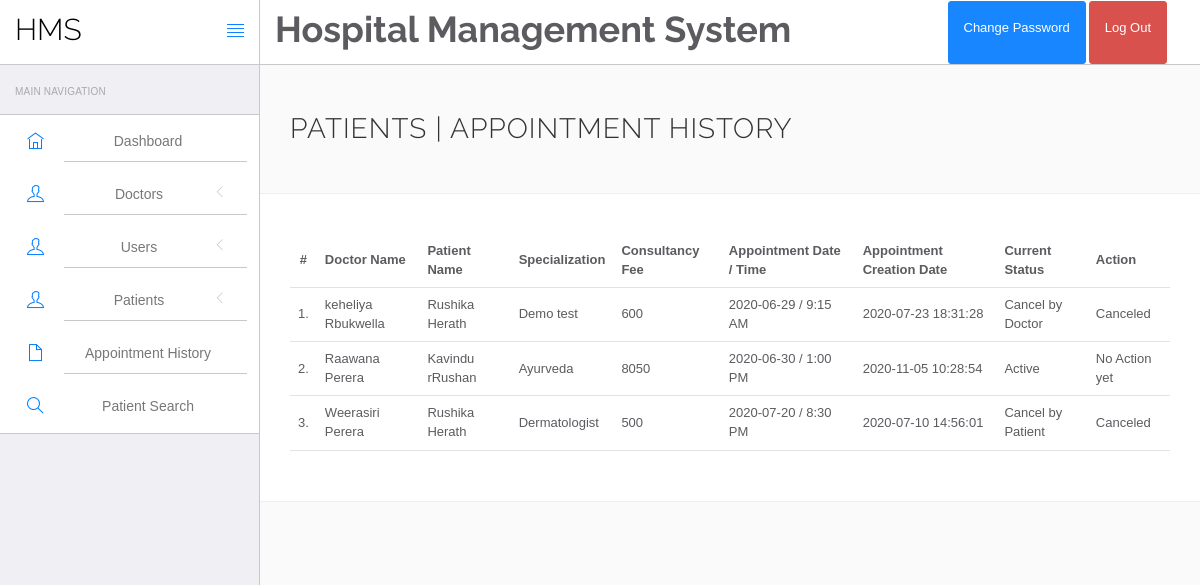
The page /hospital/hms/admin/appointment-history.php (signed in) on the database its author committed.
### tables this page shows
CREATE TABLE `appointment` (
  `id` int(11) NOT NULL,
  `doctorSpecialization` varchar(255) DEFAULT NULL,
  `doctorId` int(11) DEFAULT NULL,
  `userId` int(11) DEFAULT NULL,
  `consultancyFees` int(11) DEFAULT NULL,
  `appointmentDate` varchar(255) DEFAULT NULL,
  `appointmentTime` varchar(255) DEFAULT NULL,
  `postingDate` timestamp NULL DEFAULT current_timestamp(),
  `userStatus` int(11) DEFAULT NULL,
  `doctorStatus` int(11) DEFAULT NULL,
  `updationDate` timestamp NULL DEFAULT NULL ON UPDATE current_timestamp()
);

CREATE TABLE `doctors` (
  `id` int(11) NOT NULL,
  `specilization` varchar(255) DEFAULT NULL,
  `doctorName` varchar(255) DEFAULT NULL,
  `address` longtext DEFAULT NULL,
  `docFees` varchar(255) DEFAULT NULL,
  `contactno` bigint(11) DEFAULT NULL,
  `docEmail` varchar(255) DEFAULT NULL,
  `password` varchar(255) DEFAULT NULL,
  `creationDate` timestamp NULL DEFAULT current_timestamp(),
  `updationDate` timestamp NULL DEFAULT NULL ON UPDATE current_timestamp()
);

CREATE TABLE `users` (
  `id` int(11) NOT NULL,
  `fullName` varchar(255) DEFAULT NULL,
  `address` longtext DEFAULT NULL,
  `city` varchar(255) DEFAULT NULL,
  `gender` varchar(255) DEFAULT NULL,
  `email` varchar(255) DEFAULT NULL,
  `password` varchar(255) DEFAULT NULL,
  `regDate` timestamp NULL DEFAULT current_timestamp(),
  `updationDate` timestamp NULL DEFAULT NULL ON UPDATE current_timestamp()
);

### hospital/hms/admin/appointment-history.php (the view, shortened to what this page needs)
<?php
include('include/config.php');
?>
<!DOCTYPE html>
<html lang="en">
<head>
    <link rel="stylesheet" href="vendor/bootstrap/css/bootstrap.min.css">
    <link rel="stylesheet" href="vendor/fontawesome/css/font-awesome.min.css">
    <link rel="stylesheet" href="vendor/themify-icons/themify-icons.min.css">
    <link href="vendor/animate.css/animate.min.css" rel="stylesheet" media="screen">
    <link href="vendor/perfect-scrollbar/perfect-scrollbar.min.css" rel="stylesheet" media="screen">
    <link href="vendor/switchery/switchery.min.css" rel="stylesheet" media="screen">
    <link href="vendor/bootstrap-touchspin/jquery.bootstrap-touchspin.min.css" rel="stylesheet" media="screen">
    <link href="vendor/select2/select2.min.css" rel="stylesheet" media="screen">
    <link href="vendor/bootstrap-datepicker/bootstrap-datepicker3.standalone.min.css" rel="stylesheet" media="screen">
    <link href="vendor/bootstrap-timepicker/bootstrap-timepicker.min.css" rel="stylesheet" media="screen">
    <link rel="stylesheet" href="assets/css/styles.css">
    <link rel="stylesheet" href="assets/css/plugins.css">
    <link rel="stylesheet" href="assets/css/themes/theme-1.css" id="skin_color" />
</head>
<body>
    <div id="app">
        <?php include('include/sidebar.php');?>
        <div class="app-content">
            <?php include('include/header.php');?>
            <div class="main-content">
                <div class="wrap-content container" id="container">
                    <section id="page-title">
                        <div class="row">
                            <div class="col-sm-8">
                                <h1 class="mainTitle">Patients | Appointment History</h1>
                            </div>
                        </div>
                    </section>
                    <div class="container-fluid container-fullw bg-white">
                        <div class="row">
                            <div class="col-md-12">
                                <table class="table table-hover" id="sample-table-1">
                                    <thead>
                                        <tr>
                                            <th class="center">#</th>
                                            <th class="hidden-xs">Doctor Name</th>
                                            <th>Patient Name</th>
                                            <th>Specialization</th>
                                            <th>Consultancy Fee</th>
                                            <th>Appointment Date / Time </th>
                                            <th>Appointment Creation Date </th>
                                            <th>Current Status</th>
                                            <th>Action</th>
                                        </tr>
                                    </thead>
                                    <tbody>
                                        <?php
$sql=mysqli_query($con,"select doctors.doctorName as docname,users.fullName as pname,appointment.*  from appointment join doctors on doctors.id=appointment.doctorId join users on users.id=appointment.userId ");
$cnt=1;
while($row=mysqli_fetch_array($sql))
{
?>
                                        <tr>
                                            <td class="center"><?php echo $cnt;?>.</td>
                                            <td class="hidden-xs"><?php echo $row['docname'];?></td>
                                            <td class="hidden-xs"><?php echo $row['pname'];?></td>
                                            <td><?php echo $row['doctorSpecialization'];?></td>
                                            <td><?php echo $row['consultancyFees'];?></td>
                                            <td><?php echo $row['appointmentDate'];?> / <?php echo
												 $row['appointmentTime'];?>
                                            </td>
                                            <td><?php echo $row['postingDate'];?></td>
                                            <td>
                                                <?php if(($row['userStatus']==1) && ($row['doctorStatus']==1))
{
	echo "Active";
}
if(($row['userStatus']==0) && ($row['doctorStatus']==1))
{
	echo "Cancel by Patient";
}
if(($row['userStatus']==1) && ($row['doctorStatus']==0))
{
	echo "Cancel by Doctor";
}
												?></td>
                                            <td>
                                                <div class="visible-md visible-lg hidden-sm hidden-xs">
                                                    <?php if(($row['userStatus']==1) && ($row['doctorStatus']==1))
{
echo "No Action yet";
	 } else {
		echo "Canceled";
		} ?>
                                                </div>
                                            </td>
                                        </tr>
                                        <?php
$cnt=$cnt+1;
											 }?>
                                    </tbody>
                                </table>
                            </div>
                        </div>
                    </div>
                </div>
            </div>
        </div>
    </div>
</body>
</html>

### hospital/hms/admin/include/sidebar.php (shortened to what this page needs)
<div class="sidebar app-aside" id="sidebar">
    <div class="sidebar-container perfect-scrollbar">
        <nav>
            <div class="navbar-title">
                <span>Main Navigation</span>
            </div>
            <ul class="main-navigation-menu">
                <li>
                    <a class="btn btn-dark" href="dashboard.php">
                        <div class="item-content">
                            <div class="item-media">
                                <i class="ti-home"></i>
                            </div>
                            <div class="item-inner">
                                <span class="title"> Dashboard </span>
                            </div>
                        </div>
                    </a>
                </li>
                <li>
                    <a class="btn btn-dark" href="javascript:void(0)">
                        <div class="item-content">
                            <div class="item-media">
                                <i class="ti-user"></i>
                            </div>
                            <div class="item-inner">
                                <span class="title"> Doctors </span><i class="icon-arrow"></i>
                            </div>
                        </div>
                    </a>
                </li>
                <li>
                    <a class="btn btn-dark" href="javascript:void(0)">
                        <div class="item-content">
                            <div class="item-media">
                                <i class="ti-user"></i>
                            </div>
                            <div class="item-inner">
                                <span class="title"> Users </span><i class="icon-arrow"></i>
                            </div>
                        </div>
                    </a>
                </li>
                <li>
                    <a class="btn btn-dark" href="javascript:void(0)">
                        <div class="item-content">
                            <div class="item-media">
                                <i class="ti-user"></i>
                            </div>
                            <div class="item-inner">
                                <span class="title"> Patients </span><i class="icon-arrow"></i>
                            </div>
                        </div>
                    </a>
                </li>
                <li>
                    <a class="btn btn-dark" href="appointment-history.php">
                        <div class="item-content">
                            <div class="item-media">
                                <i class="ti-file"></i>
                            </div>
                            <div class="item-inner">
                                <span class="title"> Appointment History </span>
                            </div>
                        </div>
                    </a>
                </li>
                <li>
                    <a class="btn btn-dark" href="patient-search.php">
                        <div class="item-content">
                            <div class="item-media">
                                <i class="ti-search"></i>
                            </div>
                            <div class="item-inner">
                                <span class="title"> Patient Search </span>
                            </div>
                        </div>
                    </a>
                </li>
            </ul>
        </nav>
    </div>
</div>

### hospital/hms/admin/include/header.php (shortened to what this page needs)
<header class="navbar navbar-default navbar-static-top">
    <div class="navbar-header">
        <a class="navbar-brand" href="#">
            <h2 style="padding-top:20%; color:#000 ">HMS</h2>
        </a>
        <a href="#" class="sidebar-toggler pull-right visible-md visible-lg" data-toggle-class="app-sidebar-closed"
            data-toggle-target="#app">
            <i class="ti-align-justify"></i>
        </a>
    </div>
    <div class="navbar-collapse collapse">
        <ul class="nav navbar-left">
            <li style="padding-top:2% ">
                <h1 style="font-weight: bolder;">Hospital Management System</h1>
            </li>
        </ul>
        <ul class="nav navbar-right">
            <li class="dropdown current-user">
                <a class="btn btn-primary" href="change-password.php">
                    <p style="color: white;">Change Password</p>
                </a>
                <a href="logout.php" class="btn btn-danger">
                    <p style="color: white;">Log Out</p>
                </a>
            </li>
        </ul>
    </div>
</header>

### hospital/hms/admin/assets/css/plugins.css (style rules this page uses)
.perfect-scrollbar { overflow-y: hidden !important; }

### hospital/hms/admin/assets/css/themes/theme-1.css (style rules this page uses)
body { background: #FAFAFA; }
header .navbar-header { background: #ffffff !important; border-right-color: #c8c7cc !important; border-bottom-color: #c8c7cc !important; }
header .navbar-header .sidebar-toggler, header .navbar-header .sidebar-mobile-toggler { color: #007aff !important; }
header .navbar-header .navbar-brand { color: #777 !important; }
header .navbar-collapse { background: #ffffff !important; border-bottom-color: #c8c7cc !important; box-shadow: none !important; }
header .navbar-collapse .navbar-right > li > a { color: #777; }
#sidebar { background: #EFEFF4 !important; }
#sidebar:before { border-right-width: "1px" !important; border-right-style: solid; border-right-color: #c8c7cc !important; }
#sidebar nav { border-right-width: "1px" !important; border-right-style: solid; border-right-color: #c8c7cc !important; }
#sidebar nav .navbar-title { color: #aaaaaa; }
#sidebar nav > ul { background: #ffffff !important; border-bottom-color: #c8c7cc !important; border-top-color: #c8c7cc !important; }
#sidebar nav > ul > li > a .item-media > i { color: #007aff !important; }
#sidebar nav > ul > li > a .item-inner { color: #777 !important; border-bottom-color: #c8c7cc; }

### rows shown on the page
appointment: doctorId.doctorName "keheliya Rbukwella", userId.fullName "Rushika Herath", doctorSpecialization "Demo test", consultancyFees "600", appointmentDate "2020-06-29", appointmentTime "9:15 AM", postingDate "2020-07-23 18:31:28", userStatus "Cancel by Doctor"
appointment: doctorId.doctorName "Raawana Perera", userId.fullName "Kavindu rRushan", doctorSpecialization "Ayurveda", consultancyFees "8050", appointmentDate "2020-06-30", appointmentTime "1:00 PM", postingDate "2020-11-05 10:28:54", userStatus "Active"
appointment: doctorId.doctorName "Weerasiri Perera", userId.fullName "Rushika Herath", doctorSpecialization "Dermatologist", consultancyFees "500", appointmentDate "2020-07-20", appointmentTime "8:30 PM", postingDate "2020-07-10 14:56:01", userStatus "Cancel by Patient"
